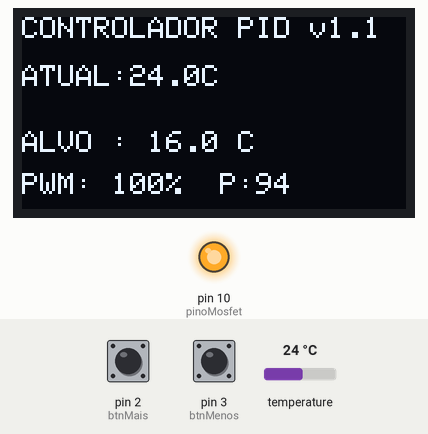
The sketch below on a simulated Arduino Uno, built with avr-gcc and run on an emulated ATmega328P. On the bench: 128×64 one-colour display, output pins drawn as LEDs (lit = HIGH). The inputs (shaded band) are chosen by the test bench; at power-on: pin 2 (btnMais) HIGH, temperature 24 °C, pin 3 (btnMenos) HIGH. What the sketch prints to the serial monitor is not drawn.

Above: at 2.5 s.
2.6 s: pin 2 (btnMais) pulled LOW for 3.2 s
At 6.8 s:
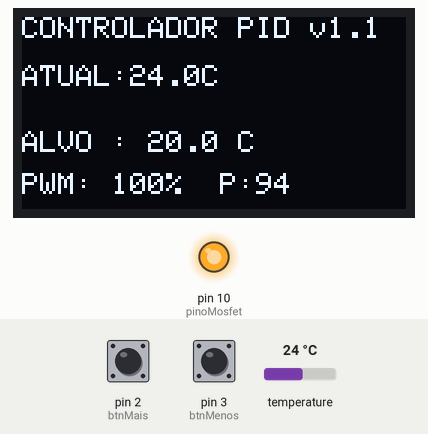
7.3 s: temperature set to 19 °C
At 8.7 s:
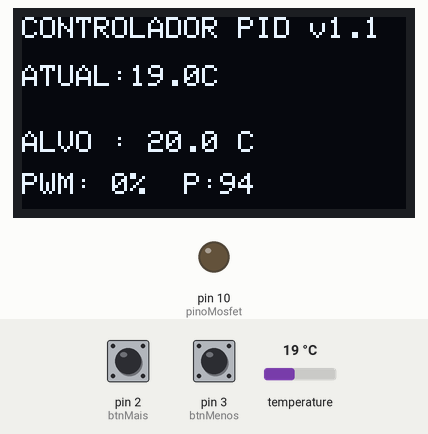
10.4 s: pin 3 (btnMenos) pulled LOW for 1.15 s
At 11.9 s:
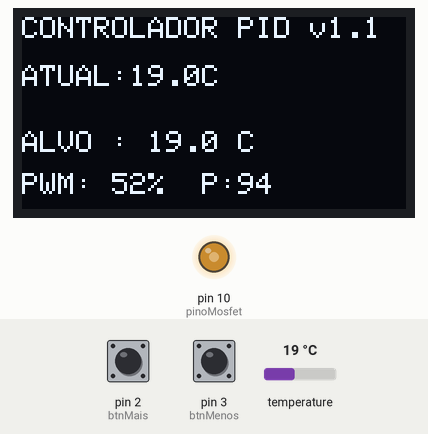
13.0 s: temperature set to 28 °C
At 13.9 s:
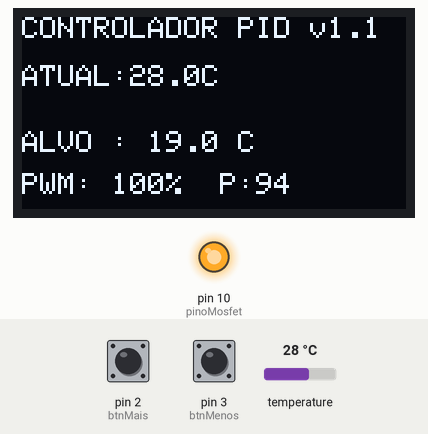
14.9 s: pin 2 (btnMais) pulled LOW for 1.15 s
At 16.4 s:
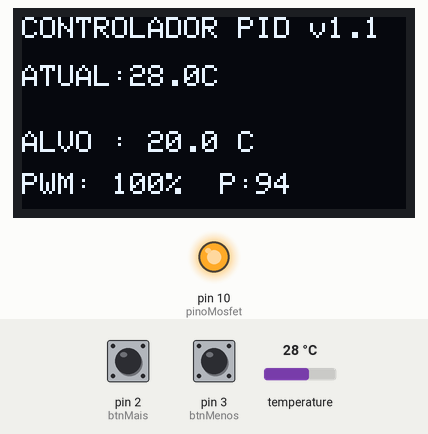
17.5 s: pin 3 (btnMenos) pulled LOW for 3.2 s
At 21.5 s:
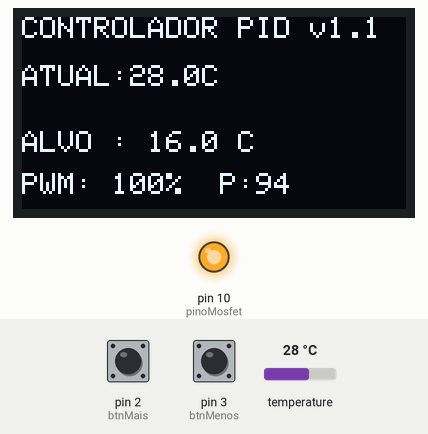
Timing chart, 0 to 23.0 s (numbered marks = the images above; inputs shaded):
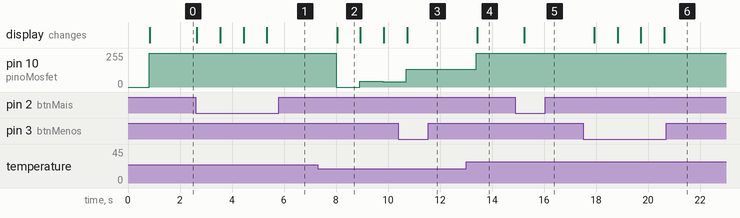

Measured:
- after the input at 2.6 s, the display: first changes at once (image 1 shows a later state)
- after the input at 7.3 s, pin 10 (pinoMosfet): 255/255 → 0/255 after 0.71 s, → 43/255 0.90 s later, → 40/255 0.90 s later; the display: changes after 0.74 s (image 2)
- after the input at 13.0 s, pin 10 (pinoMosfet): 135/255 → 255/255 after 0.40 s; the display: changes after 0.44 s (image 4)
- after the input at 14.9 s, the display: changes after 0.33 s (image 5)
- after the input at 17.5 s, the display: first changes after 0.43 s (image 6 shows a later state)
- what the display in image 2 shows lasts 0.9 s, from 8.0 s to 8.9 s

The sketch:

trabaio_auto_2.0.ino
```cpp
#include <SPI.h>
#include <Wire.h>
#include <Adafruit_GFX.h>
#include <Adafruit_SSD1306.h>
#include <OneWire.h>
#include <DallasTemperature.h>

// INCLUSÃO DA BIBLIOTECA PID
#include <PID_v1.h>

// Configurações do Display OLED
#define LARGURA_TELA 128
#define ALTURA_TELA 64
#define OLED_RESET     -1
Adafruit_SSD1306 display(LARGURA_TELA, ALTURA_TELA, &Wire, OLED_RESET);

// Definição dos Pinos
const int pinoDadosDS18B20 = 5;
const int pinoMosfet = 10;
const int btnMais = 2;
const int btnMenos = 3;

// Configuração do Sensor de Temperatura[cite: 3]
OneWire oneWire(pinoDadosDS18B20);
DallasTemperature sensors(&oneWire);

// VARIÁVEIS DO PID[cite: 3]
double tempAtual = 0.0;   // Entrada (Input) do PID
double potenciaPWM = 0.0; // Saída (Output) do PID -> Vai para o MOSFET
double tempAlvo = 16.0;   // Alvo (Setpoint) do PID

// CONSTANTES DE SINTONIA REAIS CALCULADAS (Valores em módulo/positivos)
double Kp = 94.2095;  // Ganho Proporcional Real
double Ki = 15.7016;  // Ganho Integral Real
double Kd = 141.3143; // Ganho Derivativo Real

// Inicializa o objeto PID no modo REVERSE para resfriamento
PID meuPID(&tempAtual, &potenciaPWM, &tempAlvo, Kp, Ki, Kd, REVERSE);

// Variáveis de controle dos botões (Debounce)[cite: 3]
unsigned long ultimoTempoBotao = 0;
const int delayDebounce = 200;

void setup() {
  Serial.begin(9600);
  sensors.begin();

  pinMode(pinoMosfet, OUTPUT);
  pinMode(btnMais, INPUT_PULLUP);
  pinMode(btnMenos, INPUT_PULLUP);

  if(!display.begin(SSD1306_SWITCHCAPVCC, 0x3C)) {
    Serial.println(F("Falha ao iniciar o Display OLED"));
    for(;;);
  }

  display.clearDisplay();
  display.setTextColor(SSD1306_WHITE);

  // CONFIGURAÇÃO INICIAL DO PID[cite: 1, 3]
  meuPID.SetMode(AUTOMATIC);          // Ativa o PID
  meuPID.SetOutputLimits(0, 255);     // Garante que o PID respeite os limites do PWM do Arduino
  meuPID.SetSampleTime(200);          // Faz o PID recalcular a cada 200 milissegundos
}

void loop() {
  // 1. Leitura da Temperatura Atual
  sensors.requestTemperatures();
  float tempLida = sensors.getTempCByIndex(0);

  if (tempLida != DEVICE_DISCONNECTED_C) {
    tempAtual = (double)tempLida; // O PID exige que seja do tipo 'double'
  }

  // 2. Leitura dos Botões para alterar a Temperatura Alvo
  if (millis() - ultimoTempoBotao > delayDebounce) {
    if (digitalRead(btnMais) == LOW) {
      tempAlvo += 1.0;
      ultimoTempoBotao = millis();
    }
    if (digitalRead(btnMenos) == LOW) {
      tempAlvo -= 1.0;
      ultimoTempoBotao = millis();
    }
  }
  tempAlvo = constrain(tempAlvo, 5.0, 25.0); // Limites de setpoint ajustados para resfriamento

  // 3. PROCESSAMENTO DO PID
  // Esta função analisa o cenário atual e recalcula o valor exato de 'potenciaPWM' automaticamente
  meuPID.Compute();

  // Envia o cálculo matemático do PID direto para o MOSFET
  analogWrite(pinoMosfet, (int)potenciaPWM);

  //4. Atualização do Display OLED
  display.clearDisplay();

  display.setTextSize(1);
  display.setCursor(0, 0);
  display.print("CONTROLADOR PID v1.1");

  display.setTextSize(1);
  display.setCursor(0, 16);
  display.print("ATUAL:");
  display.print(tempAtual, 1);
  display.print("C");

  Serial.print("tempAtual:");
  Serial.print(tempAtual);
  Serial.print(",tempAlvo:");
  Serial.print(tempAlvo);
  Serial.print(",PWM:");
  Serial.println(potenciaPWM);

  display.setTextSize(1);
  display.setCursor(0, 38);
  display.print("ALVO : ");
  display.print(tempAlvo, 1);
  display.print(" C");

  display.setCursor(0, 52);
  display.print("PWM: ");
  display.print(map((int)potenciaPWM, 0, 255, 0, 100));
  display.print("%");

  // Exibe os parâmetros atuais para monitoramento na bancada
  display.print("  P:");
  display.print((int)Kp);

  display.display();
  delay(100);
}
```
